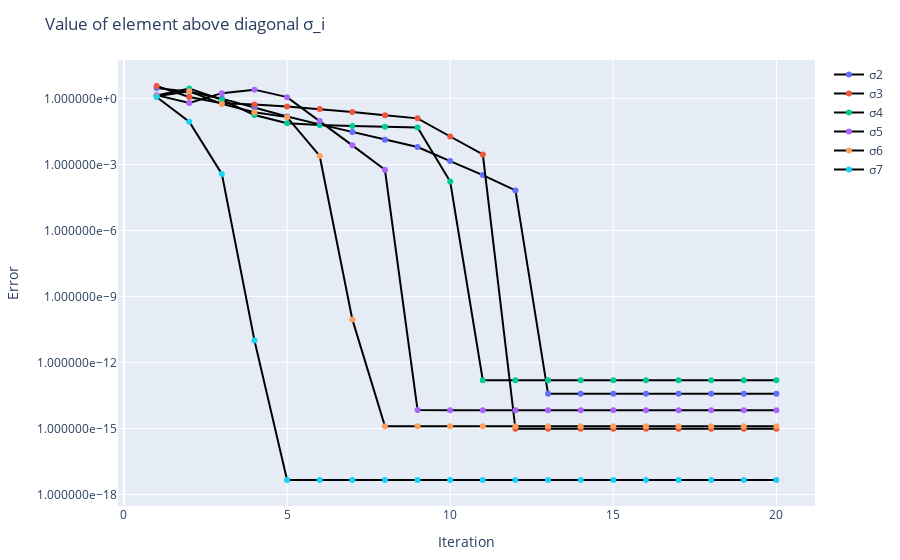

Notebook cell for this chart:
### Code cell
error_vectors = [
    abs.(results[1, 1, :]),
    abs.(results[1, 2, :]),
    abs.(results[1, 3, :]),
    abs.(results[1, 4, :]),
    abs.(results[1, 5, :]),
    abs.(results[1, 6, :])
]
labels = ["σ2", "σ3", "σ4", "σ5", "σ6", "σ7"]
plot_convergence_error(error_vectors, labels)

### Figure 1 — Plotly figure (JSON) as saved in the notebook; plotly's stock layout.template omitted (floating-point values rounded to 4 significant figures)
{"data": [{"line": {"shape": "linear"}, "marker": {"color": 1}, "mode": "lines+markers", "name": "σ2", "type": "scatter", "x": [1, 2, 3, 4, 5, 6, 7, 8, 9, 10, 11, 12, 13, 14, 15, 16, 17, 18, 19, 20], "y": [3.007, 2.025, 0.984, 0.3838, 0.1524, 0.06629, 0.02954, 0.01335, 0.006243, 0.001427, 0.0003285, 6.645e-05, 3.777e-14, 3.777e-14, 3.777e-14, 3.777e-14, 3.777e-14, 3.777e-14, 3.777e-14, 3.777e-14]}, {"line": {"shape": "linear"}, "marker": {"color": 2}, "mode": "lines+markers", "name": "σ3", "type": "scatter", "x": [1, 2, 3, 4, 5, 6, 7, 8, 9, 10, 11, 12, 13, 14, 15, 16, 17, 18, 19, 20], "y": [3.667, 1.169, 0.6017, 0.5315, 0.4312, 0.3303, 0.2419, 0.173, 0.1247, 0.01868, 0.002847, 9.724e-16, 9.724e-16, 9.724e-16, 9.724e-16, 9.724e-16, 9.724e-16, 9.724e-16, 9.724e-16, 9.724e-16]}, {"line": {"shape": "linear"}, "marker": {"color": 3}, "mode": "lines+markers", "name": "σ4", "type": "scatter", "x": [1, 2, 3, 4, 5, 6, 7, 8, 9, 10, 11, 12, 13, 14, 15, 16, 17, 18, 19, 20], "y": [1.381, 2.805, 0.8766, 0.1755, 0.07436, 0.06146, 0.05616, 0.0518, 0.04823, 0.000168, 1.56e-13, 1.56e-13, 1.56e-13, 1.56e-13, 1.56e-13, 1.56e-13, 1.56e-13, 1.56e-13, 1.56e-13, 1.56e-13]}, {"line": {"shape": "linear"}, "marker": {"color": 4}, "mode": "lines+markers", "name": "σ5", "type": "scatter", "x": [1, 2, 3, 4, 5, 6, 7, 8, 9, 10, 11, 12, 13, 14, 15, 16, 17, 18, 19, 20], "y": [1.415, 0.6171, 1.745, 2.519, 1.149, 0.09501, 0.00739, 0.000575, 6.862e-15, 6.696e-15, 6.697e-15, 6.697e-15, 6.697e-15, 6.697e-15, 6.697e-15, 6.697e-15, 6.697e-15, 6.697e-15, 6.697e-15, 6.697e-15]}, {"line": {"shape": "linear"}, "marker": {"color": 5}, "mode": "lines+markers", "name": "σ6", "type": "scatter", "x": [1, 2, 3, 4, 5, 6, 7, 8, 9, 10, 11, 12, 13, 14, 15, 16, 17, 18, 19, 20], "y": [1.266, 2.115, 0.5654, 0.2342, 0.1418, 0.002435, 9.087e-11, 1.272e-15, 1.272e-15, 1.272e-15, 1.272e-15, 1.272e-15, 1.272e-15, 1.272e-15, 1.272e-15, 1.272e-15, 1.272e-15, 1.272e-15, 1.272e-15, 1.272e-15]}, {"line": {"shape": "linear"}, "marker": {"color": 6}, "mode": "lines+markers", "name": "σ7", "type": "scatter", "x": [1, 2, 3, 4, 5, 6, 7, 8, 9, 10, 11, 12, 13, 14, 15, 16, 17, 18, 19, 20], "y": [1.173, 0.08742, 0.0003736, 1.009e-11, 4.587e-18, 4.601e-18, 4.602e-18, 4.602e-18, 4.602e-18, 4.602e-18, 4.602e-18, 4.602e-18, 4.602e-18, 4.602e-18, 4.602e-18, 4.602e-18, 4.602e-18, 4.602e-18, 4.602e-18, 4.602e-18]}], "layout": {"margin": {"b": 50, "l": 50, "r": 50, "t": 60}, "showlegend": true, "title": "Value of element above diagonal σ_i", "xaxis": {"title": {"text": "Iteration"}}, "yaxis": {"tickformat": "e", "title": {"text": "Error"}, "type": "log"}}}
